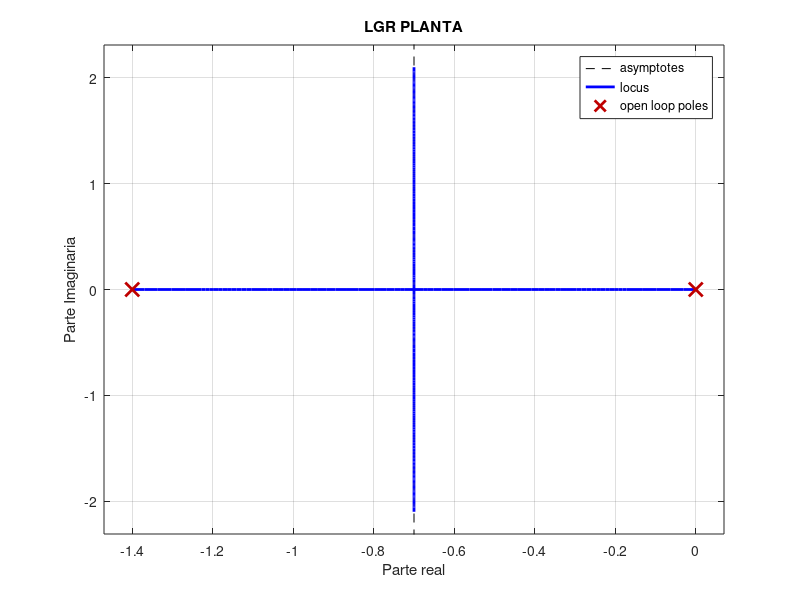
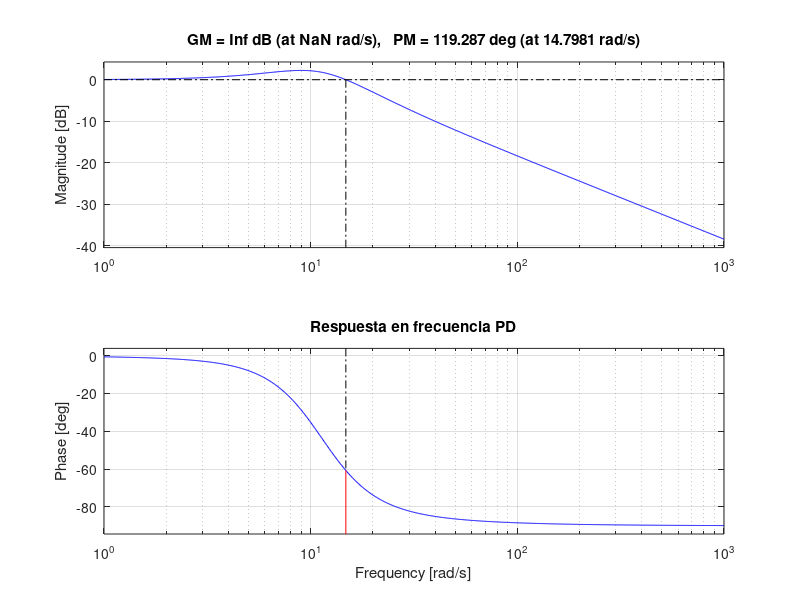

Write MATLAB code to recreate these figures, in order. (Note: this script raises an error after producing the figures.)
%% Limpieza

close all;
clear;
clc

% Formato largo para coma flotante
format long;

%% Definicion del plano s y sistema a controlar

% Variable de Laplace
s = tf('s');
% Panta
% Datos
K_h = 11.4;
p1 = 1.4;
% FDT
G = (K_h)/(s*(s + p1));
%Realimantecion
H = 1;

[num, den] = tfdata(G,'v');

G_num = num;
G_den = den;

% Polos Lazo abierto
polos_LA = pole(G*H);
ceros_LA = zero(G*H);

figure('Name','LGR Planta');
rlocus(G*H);
grid on;
hold on;
xlabel('Parte real');
ylabel('Parte Imaginaria');
title('LGR PLANTA');
hold off;

%% Especificaciones

Mp = 10/100;
ts = 0.6;

% Coefic. xi y Wn
xi = sqrt((log(Mp)^2)/(pi^2 + log(Mp)^2));
% Xi sin sobre impulso
% xi = 1;
Wn = (4)/(xi*ts);

% Polos deseados
Pd1 = -xi*Wn + 1i * Wn * sqrt(1-xi^2);
Pd2 = -xi*Wn - 1i * Wn * sqrt(1-xi^2);

%% Parametros controlador

Kp = (Wn^2)/(K_h);
Td = (2*xi*Wn-p1)/(K_h*Kp);

G_PD = Kp * (1 + Td*s);

%% Comprobacion dominio de la frecuencia

fdt_lc = feedback(G_PD*G,H);

figure('Name','Analisis dominio de la frecuencia');
margin(fdt_lc);
hold on;
grid on;
title('Respuesta en frecuencia PD');
hold on;

[MG, MF, wcg, wcf] = margin(fdt_lc);

MG_dB = 20*log10(MG);

anchoBanda = bandwidth(fdt_lc);

fprintf('- El margen de ganancia es: %.2f dB.\n',MG_dB);
fprintf('- La wcg esta en: %.2f rad/s.\n',wcg);
fprintf('- El margen de fase es: %.2f grados.\n',MF);
fprintf('- La wcg esta en: %.2f rad/s.\n',wcf);
fprintf('- El ancho de banda es: %.2f rad/s.\n\n',anchoBanda);

%% Respuesta ante entrada escalon

figure('Name','Respuesta PD');
step(fdt_lc ,'b');
title('Respuesta ante entrada escalon PD');
hold on;
plot([-1 5],[1+Mp 1+Mp],'r');

%% Controlador alternativo

K_alter = -11.156;
b_alter = 1.4;
a_alter = 13.3333;

G_comp_alter_sin_K = (s + b_alter)/(s + a_alter);

figure('Name',"LGR Control alternativo");
rlocus(G_comp_alter_sin_K*G);
grid on;
hold on;

G_comp_alter = K_alter*((s + b_alter)/(s + a_alter));

fdt_lc_alter = feedback(G_comp_alter*G,H);

polos_lc_alter = pole(fdt_lc_alter);
ceros_lc_alter = zero(fdt_lc_alter);

num_polos = length(polos_lc_alter);

fprintf('Los polos en lazo cerrado alternativo son:\n');
for n = 1:num_polos
    fprintf('Polo %d: %.4f + %.4fi\n', n, real(polos_lc_alter(n)), imag(polos_lc_alter(n)));
end

fprintf('Los polos no son los deseados\n\n');

%% Comprobacion K alternativa

[K_rlocfind,polos_lc_rlocfind] = rlocfind(G_comp_alter_sin_K*G*H,Pd1);

fdt_lc_alter_modificada = feedback(K_rlocfind*G_comp_alter_sin_K*G,H);

fprintf('Los polos en lazo cerrado alternativo modificado son:\n');
for n = 1:length(polos_lc_rlocfind)
    fprintf('Polo %d: %.4f + %.4fi\n', n, real(polos_lc_rlocfind(n)), imag(polos_lc_rlocfind(n)));
end

fprintf('Los polos son los deseados\n\n');




%% Comprobacion dominio de la frecuencia


figure('Name','Analisis dominio de la frecuencia controlador alternativo');
margin(fdt_lc_alter_modificada);
hold on;
grid on;
title('Respuesta en frecuencia controlador alternativo');
hold on;

[MG_alt, MF_alt, wcg_alt, wcf_alt] = margin(fdt_lc_alter_modificada);

MG_dB_alt = 20*log10(MG_alt);

anchoBanda_alt = bandwidth(fdt_lc_alter_modificada);

fprintf('- El margen de ganancia es: %.2f dB.\n',MG_dB_alt);
fprintf('- La wcg esta en: %.2f rad/s.\n',wcg_alt);
fprintf('- El margen de fase es: %.2f grados.\n',MF_alt);
fprintf('- La wcg esta en: %.2f rad/s.\n',wcf_alt);
fprintf('- El ancho de banda es: %.2f rad/s.\n\n',anchoBanda_alt);


%% Respuesta ante entrada escalon controlador alternativo

figure('Name','Respuesta alternativa modificada');
step(fdt_lc_alter_modificada ,'r');
hold on;
plot([-1 5],[1+Mp 1+Mp],'b');
title('Respuesta ante entrada escalon diseno alternativo');
hold on;

%% Digitalizacion

% h_digitalizacion (periodo de muestreo)
% Sistema con una respuesta similar a un sistema de segundo orden h =
% 2pi/20Wn

h_digitalizacion = (2*pi)/(20*Wn);

bheta = 0;


A = Kp*((1+((2*bheta*Td)/(h_digitalizacion))));
B = Kp*((1-((2*bheta*Td)/(h_digitalizacion))));
C = Kp*((1+((2*Td)/(h_digitalizacion))));
D = Kp*((1-((2*Td)/(h_digitalizacion))));

%% Conclusion

% Vista la senal de control del sistema digitalizado usando la variante pd
% no se logra eliminar por completo el sobre impulso, el diseno alternativo
% con el metodo de cancelacion cero-polo si conseguia cumplir ante entrada
% escalon digitalizando ese controlador podrian cumplirse las
% especificaciones.

